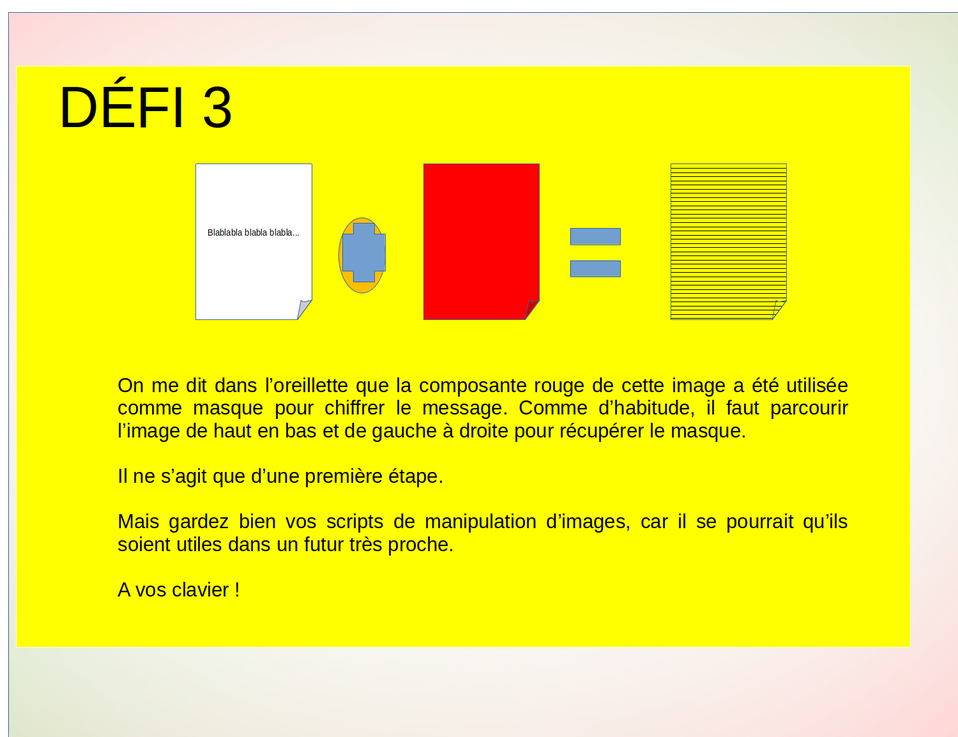
#> input picture Semaine3/image-defi.png, 958 x 737 px, shrunk from 1500 x 1154 before the run
$ python main.py
#> lines starting #> are read from the running program, lines starting #| are printed output that depends on the picture
import struct
from Crypto.Util.strxor import strxor
from PIL import Image
from numpy import *


def tableToBytes(table):
    return b"".join([struct.pack('>B', x) for x in table])

def writeInBinaryFile(data, fileDir="./reponse.7zip"):
    with open(fileDir, 'wb') as f:
        f.write(data)

def splitIV(table, position):
    IV = [table[x] for x in range(position)]
    newTable = table[position:]
    return (IV, newTable)

if __name__ == "__main__":
    img = Image.open('image-defi.png')
#> img is the input picture: PIL image 958x737 RGBA; mean R, G, B, A 237.8, 229.4, 61.7, 232.3
    numpydata = asarray(img)
    for i in [1,2,0]:
        imageRed = numpydata[:, :, i]
        Image.fromarray(imageRed).save(f"./image{i}.png")
#> this loop made 3 passes
#> pass 1, `imageRed = numpydata[:, :, i]`:
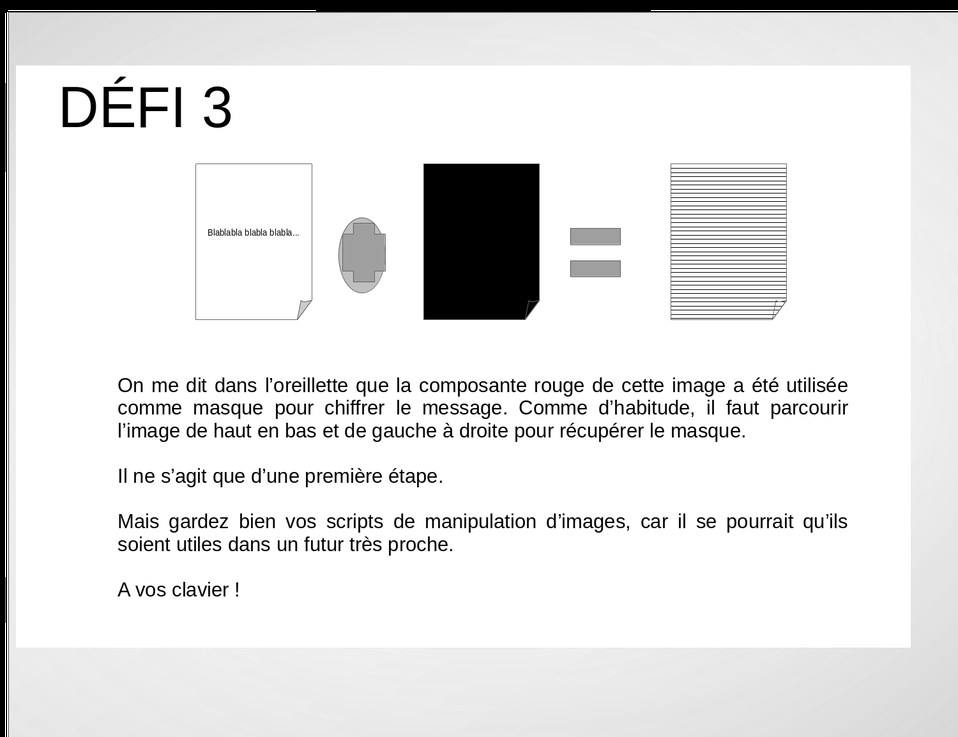
#> imageRed: shape (737, 958); min 0, max 255, mean 229.4
#> pass 2, `imageRed = numpydata[:, :, i]`:
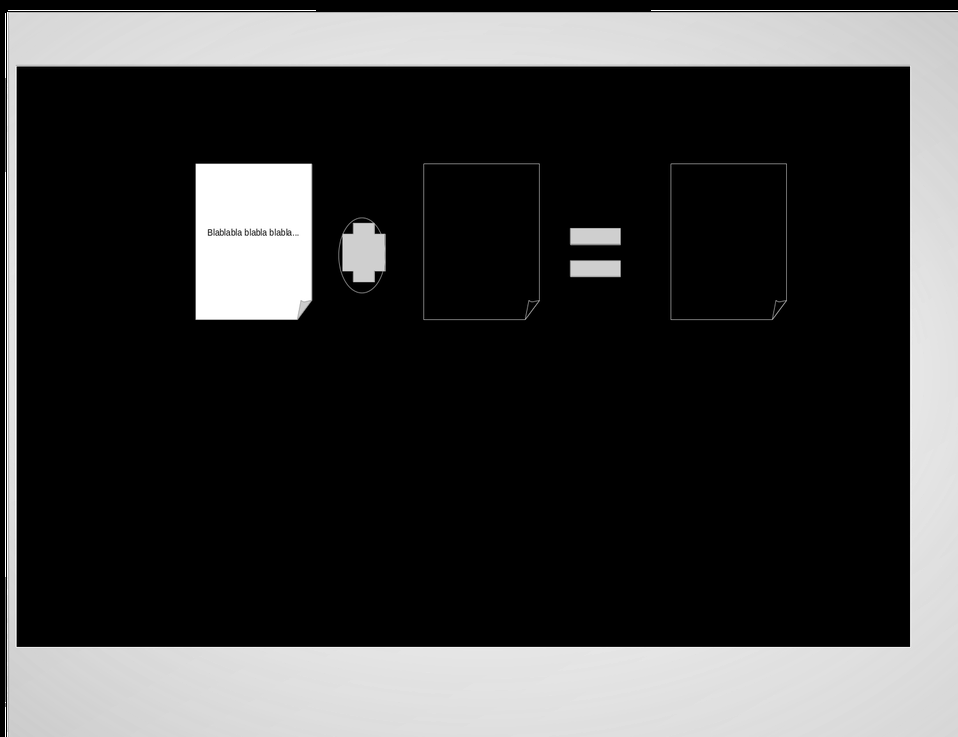
#> imageRed: shape (737, 958); min 0, max 255, mean 61.7
#> pass 3, `imageRed = numpydata[:, :, i]`:
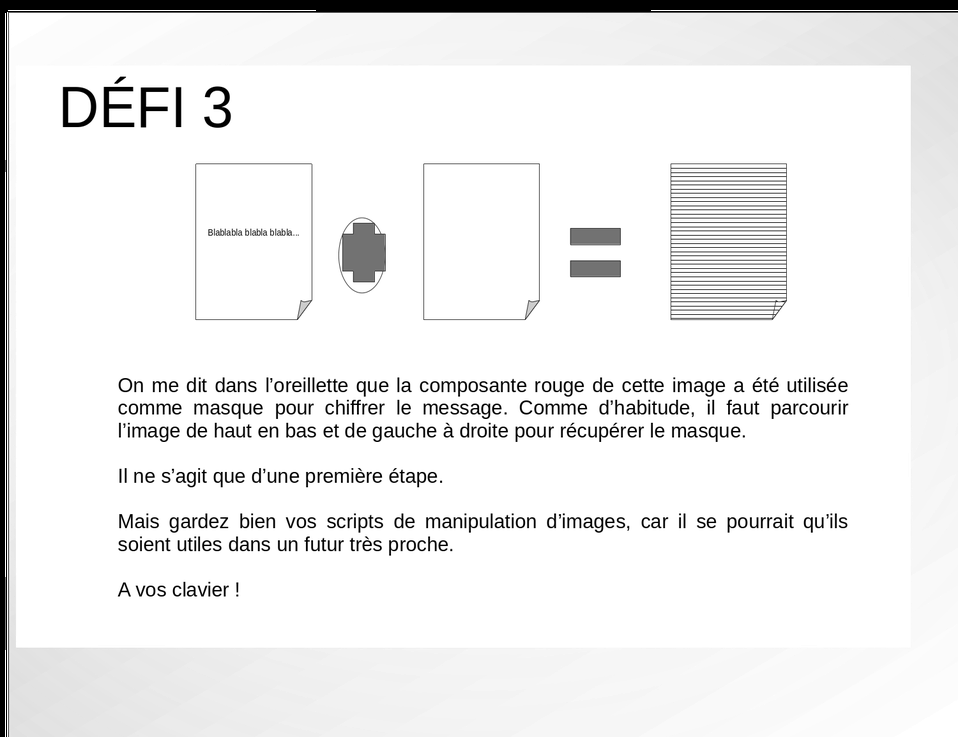
#> imageRed: shape (737, 958); min 0, max 255, mean 237.8
    imageRed=imageRed.reshape(-1)

#> (the run stopped early here; a loop or call above may not have finished)
